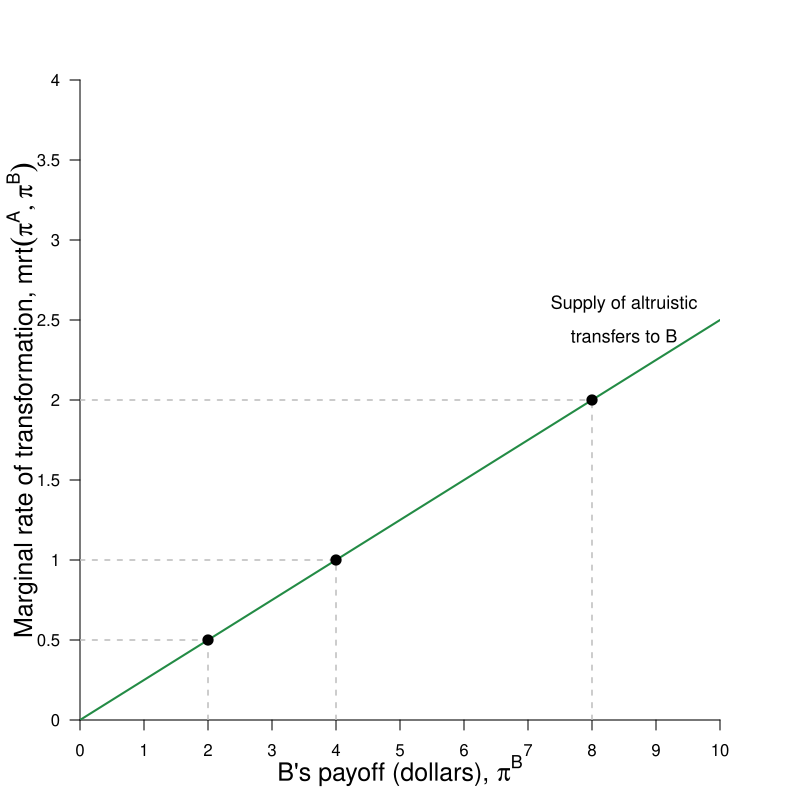

This figure's R source:
#Graph Designer: Simon Halliday
#Authors: Bowles, Foley and Halliday
#Title: Microeconomics: Competition, Conflict and Coordination

library(shape)
pdf(file = "constrained_optimization/feasible_dictator_supply_problemset.pdf", width = 8, height = 8)

#Set parameters for graphics
axislabelsize <- 1.5
labelsize <- 1.1
graphlinewidth <- 2
segmentlinewidth <- 1.5

COL <- c("#7fc97f", "#beaed4", "#fdc086", "#ffff99", "#386cb0", "#f0027f", "#bf5b17", "#666666")
COLA <- c("#e0f3db", "#99d8c9","#66c2a4","#41ae76", "#238b45", "#005824")
COLB <- c("#4eb3d3", "#2b8cbe", "#0868ac","#084081")

#Edited the margins to cater for the larger LHS labels
par(mar =  c(4, 4, 4, 4))

ppf <- function(x, slope = 1, bary = 20) {
  bary - slope * x
}

supply <- function(x, lambda = 0.2){
  (lambda)/(1 - lambda)*x
}

uFn <- function(x, y, alpha = 0.8){
  ((x)^alpha)*(y^(1-alpha))
}

indiffA <- function(x, ubar = uFn(8,2) - 1, alpha = 0.3) {
  (ubar/ ((x)^alpha))^(1/ (1 - alpha))
}

ylims <- c(0, 4)
xlims <- c(0, 10)

npts <- 501 
x <- seq(xlims[1], xlims[2], length.out = npts)
y <- seq(ylims[1], ylims[2], length.out = npts) 
a <- c(uFn(16, 2), uFn(16, 4), uFn(16, 8)) #alpha = 0.8

plot(0, 0, xlim = xlims, ylim = ylims, type = "n",
     xlab = expression(paste("")),
     ylab = expression(paste("")), 
     xaxt = "n", 
     yaxt = "n", 
     cex.lab = axislabelsize, 
     bty = "n", 
     xaxs="i", 
     yaxs="i"
)


# ticksy <- seq(from = 0, to = ylims[2], by = 1)
# ylabels <- seq(from = 0, to = ylims[2], by = 1)
ticksx <- seq(from = 0, to = xlims[2], by = 1)
xlabels <- seq(from = 0, to = xlims[2], by = 1)
ticksy <- seq(from = 0, to = ylims[2], by = 0.5)
ylabels <- seq(from = 0, to = ylims[2], by = 0.5)
# ticksx <- c(xlims[1], 5.25, 8.944272, xlims[2])
# xlabels <- c(NA, expression(paste(x,"*")), expression(paste(bar(x))), NA)

axis(1, at = ticksx, pos = 0, labels = xlabels)
axis(2, at = ticksy, pos = 0, labels = ylabels, las = 1)

npts <- 500 
xx1 <- seq(xlims[1], xlims[2], length.out = npts)
xx2 <- seq(0, xlims[2], length.out = npts)
xx3 <- seq(xlims[1], 0, length.out = npts)
xx4 <- seq(-11, 0, length.out = npts)

#Draw the polygon for shading the feasible set
# xpoly1 <- seq(from = xlims[1], 10, length.out = 500)
# ypoly1 <- ppf(xpoly1)
# polygon(x = c(0, xpoly1, 0),
#         y = c(0, ypoly1, 0),
#         col=COLA[1], density=NULL, border = NA)

#Draw the graphs
lines(xx1, supply(xx1), col = COLA[5], lwd = graphlinewidth)
#lines(xx1, ppf(xx1, bary = 40, slope = 2), col = COLA[5], lwd = graphlinewidth)
#lines(xx1, ppf(xx1, bary = 10, slope = 0.5), col = COLA[5], lwd = graphlinewidth)

#Label the feasible frontier
# text(16, 3, expression("Feasible Frontier"), cex = labelsize)
# Arrows(16, 3.1, 16, 3.9, col = "black", lty = 1, lwd = 2, arr.type = "triangle", arr.lwd = 0.5)

# contour(x, y, 
#         outer(x, y, uFn),
#         drawlabels = FALSE,
#         col = COLB[3],
#         lwd = graphlinewidth,
#         levels = a, 
#         xaxs="i", 
#         yaxs="i", 
#         add = TRUE)

#Axis labels
mtext(expression(paste("B's payoff (dollars), ", pi^B)), side = 1, line = 2.5, cex = axislabelsize)
text(-0.9, 0.5*ylims[2], expression(paste("Marginal rate of transformation, ", mrt(pi^A, pi^B))), xpd = TRUE, cex = axislabelsize, srt = 90) 

#Add mrs = mrt at i
# text(16, 16.5, expression(paste(mrs == mrt)), cex = labelsize)
# Arrows(16, 16, 16, 9.1, col = "black", lty = 1, lwd = 2, arr.type = "triangle", arr.lwd = 0.5)

#Label the indifference curves
text(8.1, 38, expression(u[1]^A), cex = labelsize)
text(9.5, 38, expression(u[2]^A), cex = labelsize)
text(11.3, 38, expression(u[3]^A), cex = labelsize)

#Label the feasible frontiers
text(8.5, 2.6, expression(paste("Supply of altruistic")), cex = labelsize)
text(8.5, 2.4, expression(paste("transfers to B")), cex = labelsize)

#Annotate max u point on feasible frontier
#text(5.2, ppf(5) + 0.2, expression(paste(i)), cex = labelsize)

segments(0, 0.5, 2, 0.5, lty = 2, col = "gray", lwd = segmentlinewidth)
segments(2, 0, 2, 0.5, lty = 2, col = "gray", lwd = segmentlinewidth)

segments(0, 1, 4, 1,  lty = 2, col = "gray", lwd = segmentlinewidth)
segments(4, 0, 4, 1,  lty = 2, col = "gray", lwd = segmentlinewidth)

segments(0, 2, 8, 2, lty = 2, col = "gray", lwd = segmentlinewidth)
segments(8, 0, 8, 2, lty = 2, col = "gray", lwd = segmentlinewidth)
#segments(0, ppf(x = 16, bary = 40, slope = 2), 16, ppf(x = 16, bary = 40, slope = 2), lty = 2, col = "gray", lwd = segmentlinewidth)

points(2, 0.5, pch = 16, col = "black", cex = 1.5)
points(4, 1, pch = 16, col = "black", cex = 1.5)
points(8, 2, pch = 16, col = "black", cex = 1.5)



# text(2.3+0.2, ppf(2.3) + 0.2, expression(paste(a)), cex = labelsize)
# segments(2.3, 0, 2.3, ppf(x = 2.3), lty = 2, col = "gray", lwd = segmentlinewidth)
# segments(0, ppf(x = 2.3), 2.3, ppf(x = 2.3), lty = 2, col = "gray", lwd = segmentlinewidth)
# points(2.3, ppf(x = 2.3), pch = 16, col = "black", cex = 1.5)


# text(7.7+0.2, ppf(7.7) + 0.2, expression(paste(b)), cex = labelsize)
# segments(7.7, 0, 7.7, ppf(x = 7.7), lty = 2, col = "gray", lwd = segmentlinewidth)
# segments(0, ppf(x = 7.7), 7.7, ppf(x = 7.7), lty = 2, col = "gray", lwd = segmentlinewidth)
# points(7.7, ppf(x = 7.7), pch = 16, col = "black", cex = 1.5)



dev.off()
